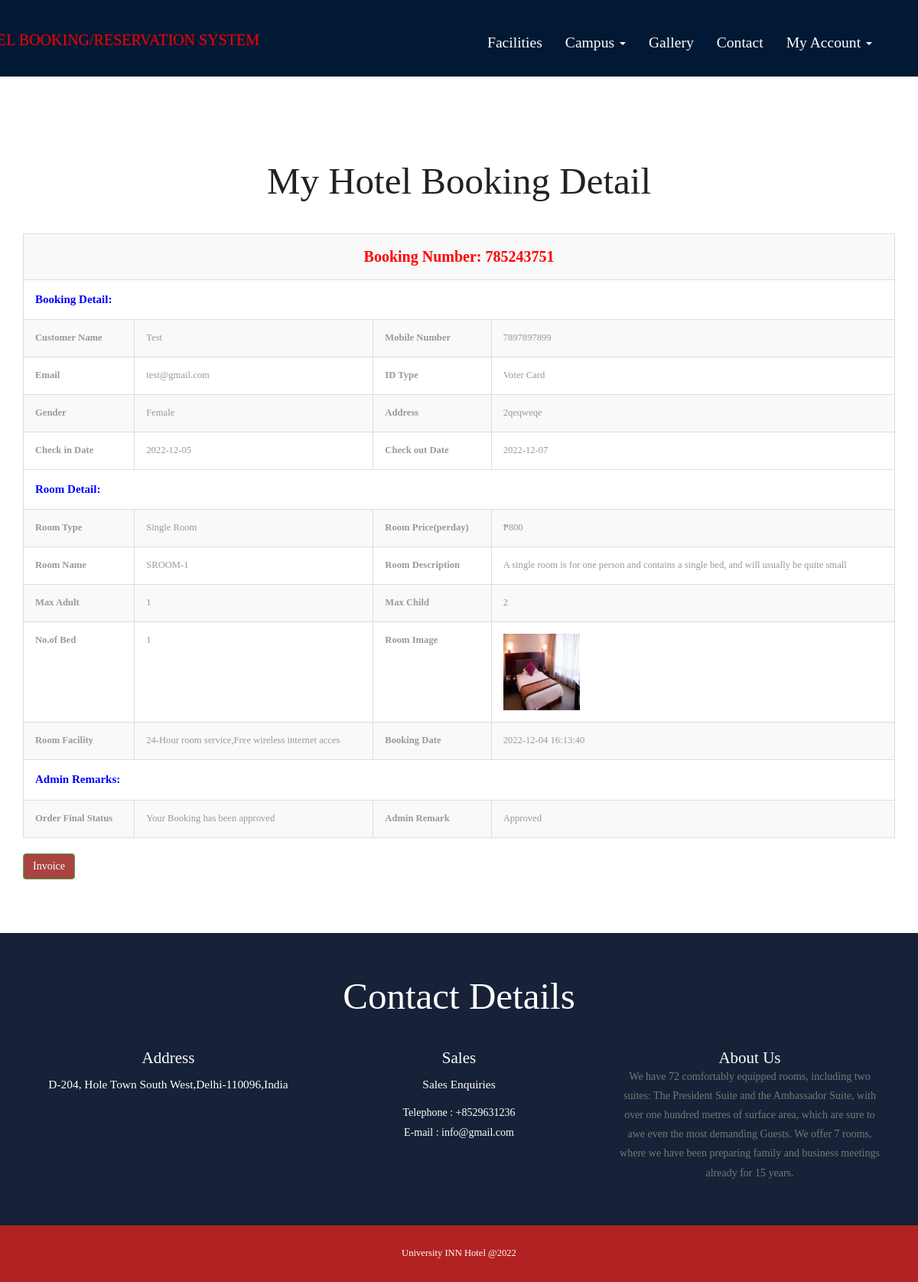
The page /view-application-detail.php?viewid=1 (signed in) on the database its author committed.
### tables this page shows
CREATE TABLE `tblbooking` (
  `ID` int(10) NOT NULL,
  `RoomId` int(5) DEFAULT NULL,
  `BookingNumber` varchar(120) DEFAULT NULL,
  `UserID` int(5) NOT NULL,
  `IDType` varchar(120) DEFAULT NULL,
  `Gender` varchar(50) DEFAULT NULL,
  `Address` mediumtext DEFAULT NULL,
  `CheckinDate` varchar(200) DEFAULT NULL,
  `CheckoutDate` varchar(200) DEFAULT NULL,
  `BookingDate` timestamp NULL DEFAULT current_timestamp(),
  `Remark` varchar(50) DEFAULT NULL,
  `Status` varchar(50) DEFAULT NULL,
  `UpdationDate` timestamp NULL DEFAULT NULL ON UPDATE current_timestamp(),
  `check_out` tinyint(1) NOT NULL,
  `check_out_date` date NOT NULL
);

CREATE TABLE `tbluser` (
  `ID` int(10) NOT NULL,
  `FullName` varchar(200) DEFAULT NULL,
  `MobileNumber` bigint(10) DEFAULT NULL,
  `Email` varchar(120) DEFAULT NULL,
  `Password` varchar(120) DEFAULT NULL,
  `RegDate` timestamp NULL DEFAULT current_timestamp()
);

CREATE TABLE `tblcategory` (
  `ID` int(10) NOT NULL,
  `CategoryName` varchar(120) DEFAULT NULL,
  `Description` mediumtext DEFAULT NULL,
  `Price` int(5) NOT NULL,
  `Date` timestamp NULL DEFAULT current_timestamp()
);

CREATE TABLE `tblroom` (
  `ID` int(10) NOT NULL,
  `RoomType` int(10) DEFAULT NULL,
  `RoomName` varchar(200) DEFAULT NULL,
  `MaxAdult` int(5) DEFAULT NULL,
  `MaxChild` int(5) DEFAULT NULL,
  `RoomDesc` mediumtext DEFAULT NULL,
  `NoofBed` int(5) DEFAULT NULL,
  `Image` varchar(200) DEFAULT NULL,
  `RoomFacility` varchar(200) DEFAULT NULL,
  `hotel_type` int(11) DEFAULT NULL,
  `CreationDate` timestamp NULL DEFAULT current_timestamp()
);

CREATE TABLE `tblpage` (
  `ID` int(10) NOT NULL,
  `PageType` varchar(120) DEFAULT NULL,
  `PageTitle` varchar(200) DEFAULT NULL,
  `PageDescription` mediumtext DEFAULT NULL,
  `Email` varchar(120) DEFAULT NULL,
  `MobileNumber` bigint(10) DEFAULT NULL,
  `UpdationDate` timestamp NULL DEFAULT NULL ON UPDATE current_timestamp()
);

### view-application-detail.php (the view, shortened to what this page needs)
<?php
include('includes/dbconnection.php');
if (strlen($_SESSION['hbmsuid']==0)) {
  header('location:logout.php');
  } else{
?>
<!DOCTYPE HTML>
<html>
<head>
<link href="css/bootstrap.css" rel="stylesheet" type="text/css" media="all">
<link href="css/style.css" rel="stylesheet" type="text/css" media="all" />
</head>
<body>
			<div class="header head-top">
				<div class="container">
	<?php include_once('includes/header.php');?>
		</div>
</div>
	<div class="typography">
			<div class="container">
				<div class="typography-info">
					<h2 class="type">My Hotel Booking Detail</h2>
				</div>
				<div class="bs-docs-example">
					<?php
                  $vid=$_GET['viewid'];
$sql="SELECT tblbooking.BookingNumber,tbluser.FullName,tbluser.MobileNumber,tbluser.Email,tblbooking.ID as tid,tblbooking.IDType,tblbooking.Gender,tblbooking.Address,tblbooking.CheckinDate,tblbooking.CheckoutDate,tblbooking.BookingDate,tblbooking.Remark,tblbooking.Status,tblbooking.UpdationDate,tblcategory.CategoryName,tblcategory.Description,tblcategory.Price,tblroom.RoomName,tblroom.MaxAdult,tblroom.MaxChild,tblroom.RoomDesc,tblroom.NoofBed,tblroom.Image,tblroom.RoomFacility
from tblbooking
join tblroom on tblbooking.RoomId=tblroom.ID
join tblcategory on tblcategory.ID=tblroom.RoomType
join tbluser on tblbooking.UserID=tbluser.ID
where tblbooking.ID=:vid";
$query = $dbh -> prepare($sql);
$query-> bindParam(':vid', $vid, PDO::PARAM_STR);
$query->execute();
$results=$query->fetchAll(PDO::FETCH_OBJ);
$cnt=1;
if($query->rowCount() > 0)
{
foreach($results as $row)
{               ?>
                            <table border="1" class="table table-bordered table-striped table-vcenter js-dataTable-full-pagination">
                            	<tr>
  <th colspan="4" style="color: red;font-weight: bold;text-align: center;font-size: 20px"> Booking Number: <?php echo $row->BookingNumber;?></th>
</tr>
<tr>
  <th colspan="4" style="color: blue;font-weight: bold;font-size: 15px"> Booking Detail:</th>
</tr>
<tr>
    <th>Customer Name</th>
    <td><?php  echo $row->FullName;?></td>
    <th>Mobile Number</th>
    <td><?php  echo $row->MobileNumber;?></td>
  </tr>
  <tr>
   <th>Email</th>
    <td><?php  echo $row->Email;?></td>
    <th>ID Type</th>
    <td><?php  echo $row->IDType;?></td>
  </tr>
  <tr>
   <th>Gender</th>
    <td><?php  echo $row->Gender;?></td>
    <th>Address</th>
    <td><?php  echo $row->Address;?></td>
  </tr>
  <tr>
    <th>Check in Date</th>
    <td><?php  echo $row->CheckinDate;?></td>
    <th>Check out Date</th>
    <td><?php  echo $row->CheckoutDate;?></td>
  </tr>
   <tr>
    <tr>
  <th colspan="4" style="color: blue;font-weight: bold;font-size: 15px"> Room Detail:</th>
</tr>
    <th>Room Type</th>
    <td><?php  echo $row->CategoryName;?></td>
    <th>Room Price(perday)</th>
    <td>₱<?php  echo $row->Price;?></td>
  </tr>
 <tr>
    <th>Room Name</th>
    <td><?php  echo $row->RoomName;?></td>
    <th>Room Description</th>
    <td><?php  echo $row->RoomDesc;?></td>
  </tr>
   <tr>
    <th>Max Adult</th>
    <td><?php  echo $row->MaxAdult;?></td>
    <th>Max Child</th>
    <td><?php  echo $row->MaxChild;?></td>
  </tr>
<tr>
    <th>No.of Bed</th>
    <td><?php  echo $row->NoofBed;?></td>
    <th>Room Image</th>
    <td><img src="admin/images/<?php echo $row->Image;?>" width="100" height="100" value="<?php  echo $row->Image;?>"></td>
  </tr>
   <tr>
    <th>Room Facility</th>
    <td><?php  echo $row->RoomFacility;?></td>
    <th>Booking Date</th>
    <td><?php  echo $row->BookingDate;?></td>
  </tr>
   <tr>
  <th colspan="4" style="color: blue;font-weight: bold;font-size: 15px"> Admin Remarks:</th>
</tr>
  <tr>
     <th>Order Final Status</th>
    <td> <?php  $status=$row->Status;
if($row->Status=="Approved")
{
  echo "Your Booking has been approved";
}
     ;?></td>
     <th >Admin Remark</th>
    <?php if($row->Status==""){ ?>
                     <td><?php echo "Not Updated Yet"; ?></td>
<?php } else { ?>                  <td><?php  echo htmlentities($row->Status);?>
                  </td>
                  <?php } ?>
  </tr>
<?php $cnt=$cnt+1;}} ?>
</table>
<a href="invoice.php?invid=<?php echo htmlentities ($row->tid);?>" class="btn btn-success">Invoice</a>
				</div>
			</div>
	</div>
			<?php include_once('includes/getintouch.php');?>
				<?php include_once('includes/footer.php');?>
</body>
</html><?php }  ?>

### includes/getintouch.php
<div style="background-color: #172238;" class="touch-section">
					<div  class="container">
						<h3 style="color:WHITE;">Contact Details</h3>
						<div class="touch-grids">
							<?php
$sql="SELECT * from tblpage where PageType='contactus'";
$query = $dbh -> prepare($sql);
$query->execute();
$results=$query->fetchAll(PDO::FETCH_OBJ);
$cnt=1;
if($query->rowCount() > 0)
{
foreach($results as $row)
{               ?>
							<div class="col-md-4 touch-grid">
								<h4 style="color:WHITE;">address</h4>
								<h5 style="color:WHITE;"> <?php  echo htmlentities($row->PageDescription);?></h5>
							</div>
							<div  class="col-md-4 touch-grid">
								<h4 style="color:WHITE;">Sales</h4>
								<h5 style="color:WHITE;">Sales Enquiries</h5>
								<p style="color:WHITE;">Telephone : +<?php  echo htmlentities($row->MobileNumber);?></p>
							<p style="color:WHITE;">E-mail : <?php  echo htmlentities($row->Email);?></p>
							</div><?php $cnt=$cnt+1;}} ?>
							<div class="col-md-4 touch-grid">
								<?php
$sql="SELECT * from tblpage where PageType='aboutus'";
$query = $dbh -> prepare($sql);
$query->execute();
$results=$query->fetchAll(PDO::FETCH_OBJ);
$cnt=1;
if($query->rowCount() > 0)
{
foreach($results as $row)
{               ?>
							<h4 style="color:WHITE;"><?php  echo htmlentities($row->PageTitle);?></h4>
								<p><?php  echo htmlentities($row->PageDescription);?></p>
							</div><?php $cnt=$cnt+1;}} ?>
							<div class="clearfix"></div>
						</div>
					</div>
					</div>

### css/style.css (style rules this page uses)
body a { transition:0.5s all; -webkit-transition:0.5s all; -moz-transition:0.5s all; -o-transition:0.5s all; -ms-transition:0.5s all; }
h1,h2,h3,h4,h5,h6 { padding:0 0; margin:0 0; }
p { padding:0 0; margin:0 0; }
body { padding:0 0; margin:0 0; font-family: 'OpenSans-Regular' }
.header { background:url(../images/a4.jpg) no-repeat 0px 0px; background-size:300px 100px; -webkit-background-size:1550px 100px; -moz-background-size: 1550px 100px; -o-background-size: 1550px 100px; -ms-background-size: 1550px 100px; min-height:764px; padding-bottom: 4em; }
.touch-section { padding: 4em 0; text-align: center; background-color: #eee; }
.touch-grids { margin-top: 3em; }
.touch-grid h4 { font-size: 1.5em; color: #222; text-transform: capitalize; }
.touch-section h3 { font-size: 3.5em; text-transform: capitalize; font-family: 'Rancho-Regular'; color: #222; }
.touch-grid h5 { font-size: 1.1em; padding: 1em 0; color: #222; }
.touch-grid p { font-size: 1em; line-height: 1.8em; color: #777; }
.head-top { min-height: 115px !important; }
.typography-info { text-align: center; margin-bottom: 3em; }
h2.type { font-size: 3.5em; text-transform: capitalize; font-family: 'Rancho-Regular'; color: #222; }
.typography { padding: 4em 0; }
.table > thead > tr > th, .table > tbody > tr > th, .table > tfoot > tr > th, .table > thead > tr > td, .table > tbody > tr > td, .table > tfoot > tr > td { border-top: none !important; }
.bs-docs-example { margin: 1em 0; }
.table td, .table>tbody>tr>td, .table>tbody>tr>th, .table>tfoot>tr>td, .table>tfoot>tr>th, .table>thead>tr>td, .table>thead>tr>th { padding: 15px!important; }
.table > thead > tr > th, .table > tbody > tr > th, .table > tfoot > tr > th, .table > thead > tr > td, .table > tbody > tr > td, .table > tfoot > tr > td { font-size: 0.9em; color: #999; border-top: none !important; }
@media (max-width:1440px) { .header { min-height: 679px; } }
@media (max-width:1366px) { .header { min-height: 652px; } }
@media (max-width:1280px) { .header { min-height: 602px; } }

### rows shown on the page
tblbooking: BookingNumber "785243751", UserID.FullName "Test", UserID.MobileNumber "7897897899", UserID.Email "test@gmail.com", IDType "Voter Card", Gender "Female", Address "2qeqweqe", CheckinDate "2022-12-05", CheckoutDate "2022-12-07", tblcategory.CategoryName "Single Room", tblcategory.Price "800", RoomId.RoomName "SROOM-1", RoomId.RoomDesc "A single room is for one person and contains a single bed, and will usually be quite small", RoomId.MaxAdult "1", RoomId.MaxChild "2", RoomId.NoofBed "1", RoomId.Image (picture), RoomId.RoomFacility "24-Hour room service,Free wireless internet acces", BookingDate "2022-12-04 16:13:40", shows "Your Booking has been approved", Status "Approved"
tblpage: PageDescription "D-204, Hole Town South West,Delhi-110096,India", MobileNumber "8529631236", Email "info@gmail.com"
tblpage: PageTitle "About Us", PageDescription "We have 72 comfortably equipped rooms, including two suites: The President Suite and the Ambassador Suite, with over one hundred metres of surface area, which are sure to awe even the most demanding Guests. We offer 7 rooms, where we have been preparing family and business meetings already for 15 years."
